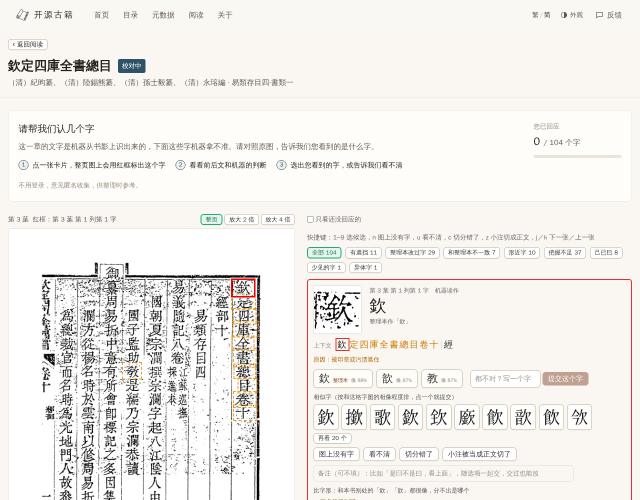
#> input picture before-page.png, 1280 x 1000 px (shown at 1/2 size)
$ python -i pages_bw_tier.py   (imports and definitions only)
#> lines starting #> are read from the running program, lines starting #| are printed output that depends on the picture; after the words box and inside, x2 and y2 are one past the last pixel; in counts of white or black regions, pixels touching at a corner belong together
#!/usr/bin/env python3
"""单页扫描书（全唐文、北行日錄…，源图＝页图）的国内单版整页：页图 → 1-bit 无损 WebP（≤3840 宽）→ COS `iiif/<书>/<册>/srcbw/p<seq>/full/3840,/0/default.webp`。

与四庫總目的 wyg_src_tier.py --bw 同一规格（见 pagemeta.cos_tier_key／bim_cos_page）。页图本身已是黑白（cv 管线 RGB PNG 只有 0／255）就直接用，
否则灰度后 Otsu 二值。页图比 3840 宽才缩，缩小时先灰度 LANCZOS 再按阈值二值（偏深一点，细笔画不丢）。
用法：
  python3 ops/iiif/pages_bw_tier.py --book 995ejelvk0 --vols 005 --out /tmp/bw --cache /tmp/cache [--upload] [--force]
"""
import argparse
import json
import os
import sys
import time

HERE = os.path.dirname(os.path.abspath(__file__))
sys.path.insert(0, HERE)
import pages_iiif as P  # noqa: E402
import pagemeta  # noqa: E402
import siku_zongmu_iiif as S  # noqa: E402
from PIL import Image  # noqa: E402


def otsu(gray):
    hist = gray.histogram()[:256]
    total = sum(hist)
    sum_all = sum(i * h for i, h in enumerate(hist))
    wb = sb = 0
    best, thr = -1.0, 128
    for t in range(256):
        wb += hist[t]
        if not wb:
            continue
        wf = total - wb
        if not wf:
            break
        sb += t * hist[t]
        mb, mf = sb / wb, (sum_all - sb) / wf
        var = wb * wf * (mb - mf) ** 2
        if var > best:
            best, thr = var, t
    return thr + 1


def page_to_bw(im, width=pagemeta.COS_TIER_W):
    """页图 → 黑白两色的 L 图（≤width 宽）。"""
    g = im.convert('L')
    colors = g.getcolors(256) or []
    bilevel = bool(colors) and all(v in (0, 255) for _, v in colors)
    thr = 128 if bilevel else otsu(g)
    if g.width > width:
        g = g.resize((width, round(g.height * width / g.width)), Image.LANCZOS)
        thr = min(thr, 160) if bilevel else thr
    return g.point(lambda v: 0 if v < thr else 255)


# [48 lines left out: function main, not called in this run]


# [2 lines not run here, left out]

>>> from PIL import Image
>>> picture = Image.open('../../before-page.png')
#> picture is the input picture: PIL image 1280x1000 RGB; mean R, G, B 240.6, 238, 234.2
>>> result = page_to_bw(picture)
#> in page_to_bw, `colors = g.getcolors(256) or []`: colors = 256 pairs, first value 179 to 544967, second value 0 to 255
#> in page_to_bw, `bilevel = bool(colors) and all(v in (0, 255) for _, v in colors)`: bilevel = False
#> in otsu, `hist = gray.histogram()[:256]`: hist = 256 values, max 544967 at index 247, min 179 at index 16, mean 5000
#> in otsu, `total = sum(hist)`: total = 1280000
#> in otsu, `sum_all = sum(i * h for i, h in enumerate(hist))`: sum_all = 304926183
#> the loop in otsu, `for t in range(256):` made 256 passes
#> (wb, wf, sb, mb, mf, best) on passes 1 to 12: (2616, 1277384, 0, 0, 238.7, 1.9e+14), (2921, 1277079, 305, 0.104, 238.8, 2.12e+14), (3267, 1276733, 997, 0.305, 238.8, 2.37e+14), (3604, 1276396, 2008, 0.557, 238.9, 2.61e+14), (3847, 1276153, 2980, 0.775, 238.9, 2.78e+14), (4222, 1275778, 4855, 1.15, 239, 3.05e+14), (4505, 1275495, 6553, 1.45, 239.1, 3.24e+14), (4849, 1275151, 8961, 1.85, 239.1, 3.48e+14), (5142, 1274858, 11305, 2.2, 239.2, 3.68e+14), (5432, 1274568, 13915, 2.56, 239.2, 3.88e+14), (5716, 1274284, 16755, 2.93, 239.3, 4.07e+14), (5978, 1274022, 19637, 3.28, 239.3, 4.24e+14)
#> in page_to_bw, `return g.point(lambda v: 0 if v < thr else 255)`:
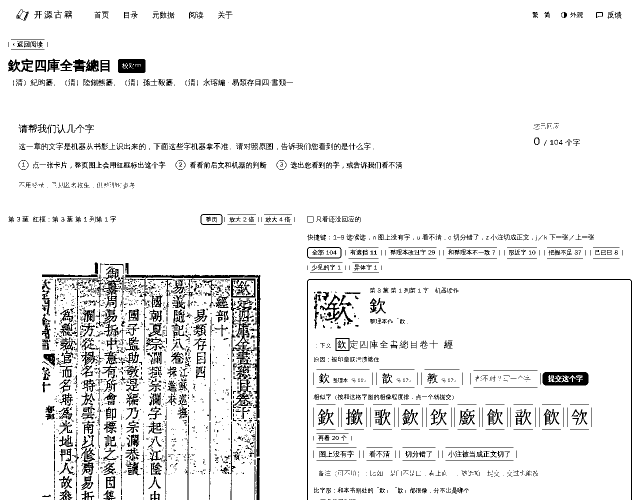
#> returned value: PIL image 1280x1000 L (shown at 1/2 size); 93% white; black in thin lines or dots

$ run again, on 2026-10-02-c92217e/collection-juzhen-1440.jpg
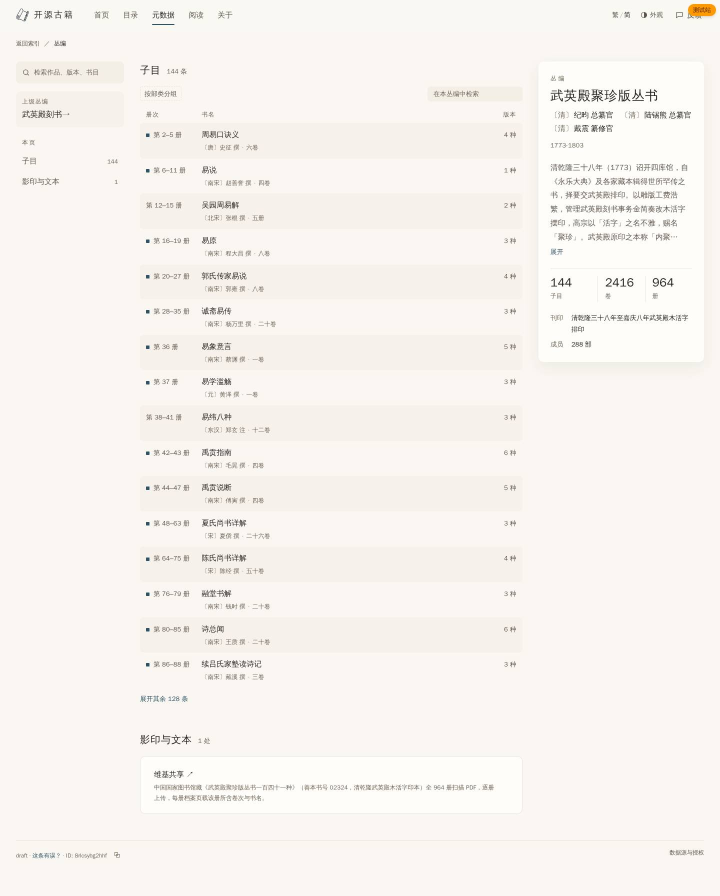
#> input picture 2026-10-02-c92217e/collection-juzhen-1440.jpg, 1440 x 1791 px (shown at 1/2 size)
#> picture is the input picture: PIL image 1440x1791 RGB; mean R, G, B 247.9, 243.5, 239.5
#> colors = 255 pairs, first value 1 to 1589255, second value 0 to 255
#> bilevel = False
#> hist = 256 values, max 1589255 at index 247, min 0 at index 3, mean 10074.4
#> total = 2579040
#> sum_all = 630218866
#> the loop in otsu, `for t in range(256):` made 256 passes
#> (wb, wf, sb, mb, mf, best) on passes 1, 2, 3, 5, 6, 7, 8, 9: (4, 2579036, 0, 0, 244.4, 6.16e+11), (5, 2579035, 1, 0.2, 244.4, 7.69e+11), (8, 2579032, 7, 0.875, 244.4, 1.22e+12), (9, 2579031, 11, 1.22, 244.4, 1.37e+12), (13, 2579027, 31, 2.38, 244.4, 1.96e+12), (18, 2579022, 61, 3.39, 244.4, 2.7e+12), (20, 2579020, 75, 3.75, 244.4, 2.99e+12), (23, 2579017, 99, 4.3, 244.4, 3.42e+12)
#> in page_to_bw, `return g.point(lambda v: 0 if v < thr else 255)`:
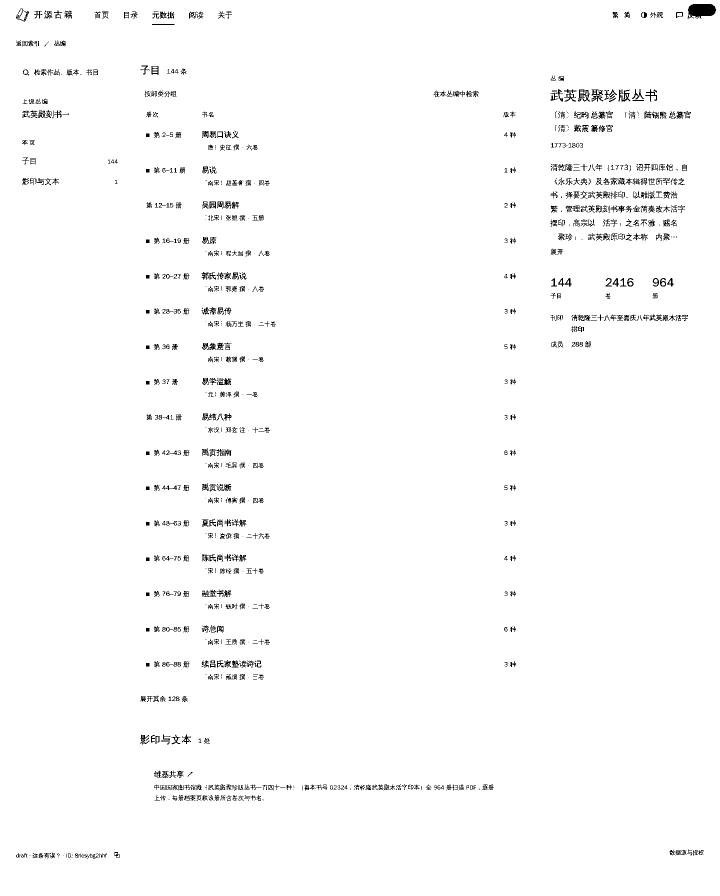
#> returned value: PIL image 1440x1791 L (shown at 1/2 size); 98.3% white; black in thin lines or dots

$ run again, on 2026-10-02-c92217e/entity-zhuxi-390.jpg
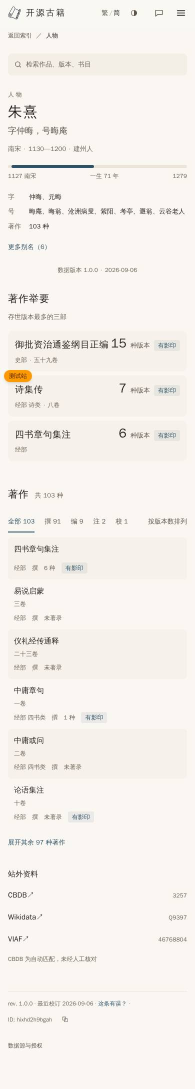
#> input picture 2026-10-02-c92217e/entity-zhuxi-390.jpg, 390 x 2177 px (shown at 1/2 size)
#> picture is the input picture: PIL image 390x2177 RGB; mean R, G, B 245.6, 240.8, 236.5
#> colors = 253 pairs, first value 1 to 541973, second value 1 to 255
#> bilevel = False
#> hist = 256 values, max 541973 at index 247, min 0 at index 0, mean 3316.5
#> total = 849030
#> sum_all = 205212530
#> the loop in otsu, `for t in range(256):` made 256 passes
#> (wb, wf, sb, mb, mf, best) on passes 2, 4, 5, 6, 8, 9, 10, 11: (3, 849027, 3, 1, 241.7, 1.48e+11), (7, 849023, 15, 2.14, 241.7, 3.41e+11), (8, 849022, 19, 2.38, 241.7, 3.89e+11), (9, 849021, 24, 2.67, 241.7, 4.37e+11), (10, 849020, 31, 3.1, 241.7, 4.83e+11), (14, 849016, 63, 4.5, 241.7, 6.69e+11), (15, 849015, 72, 4.8, 241.7, 7.15e+11), (17, 849013, 92, 5.41, 241.7, 8.06e+11)
#> in page_to_bw, `return g.point(lambda v: 0 if v < thr else 255)`:
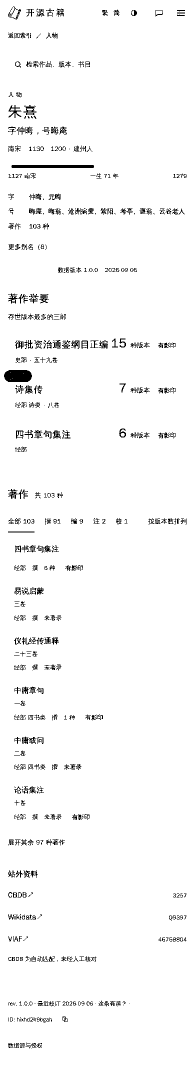
#> returned value: PIL image 390x2177 L (shown at 1/2 size); 97.2% white; black in thin lines or dots, all inside (x1, y1, x2, y2) = (8, 13, 373, 2097)
